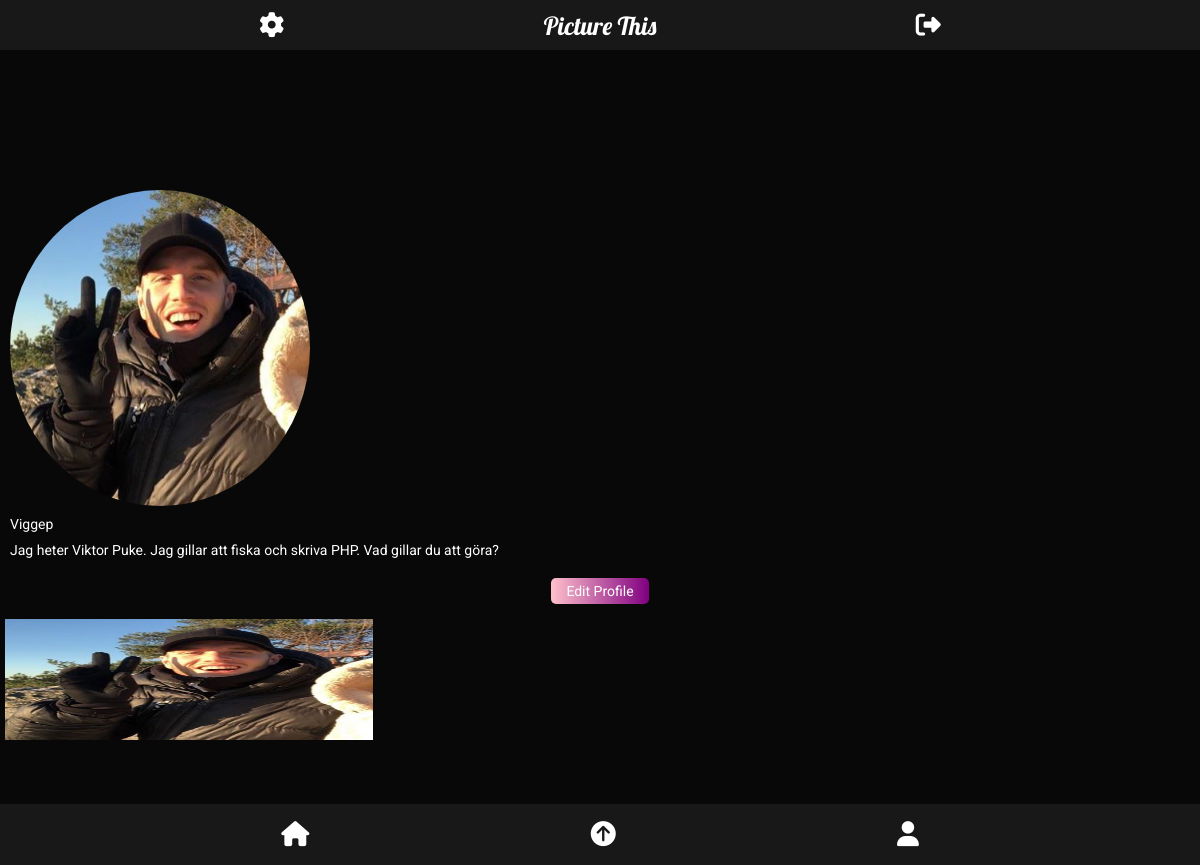
The app's page /profile.php (signed in) with its own data.
### tables this page shows
CREATE TABLE users (
id INTEGER PRIMARY KEY,
fullname VARCHAR,
username VARCHAR,
email VARCHAR,
password VARCHAR,
profileimage VARCHAR,
biography VARCHAR);

CREATE TABLE posts (
id integer primary KEY
autoincrement,
postImage VARCHAR,
postContent VARCHAR,
createdAt VARCHAR,
userId INTEGER
);

### app/functions.php (called while the page is built, shortened)
<?php
function isLoggedIn(): bool
{
    return isset($_SESSION['user']);
}
function getUserById(int $id, object $pdo): array
{
    $statement = $pdo->prepare('SELECT * FROM users WHERE id = :id');
    $statement->bindParam(':id', $id, PDO::PARAM_STR);
    $statement->execute();
    $user = $statement->fetch(PDO::FETCH_ASSOC);
    if ($user) {
        return $user;
    }
    return $user = [];
}
function getPostsByUser(int $id, object $pdo): array
{
    $statement = $pdo->prepare('SELECT * FROM posts WHERE userId = :userId');
    $statement->bindParam(':userId', $id, PDO::PARAM_INT);
    $statement->execute();
    $posts = $statement->fetchAll(PDO::FETCH_ASSOC);
    return $posts;
}

### app/config.php (called while the page is built, shortened)
<?php
return [
    'title' => 'Picture This',
    'database_path' => sprintf('sqlite:%s/database/database.db', __DIR__),
];

### app/autoload.php (called while the page is built, shortened)
<?php
require __DIR__.'/functions.php';
$config = require __DIR__.'/config.php';

### profile.php (the view, shortened to what this page needs)
<?php require __DIR__ . '/views/header.php'; ?>
<?php $user = getUserById($_SESSION['user']['id'], $pdo); ?>
<?php $id = (int) $_SESSION['user']['id']; ?>
<?php $posts = getPostsByUser($id, $pdo); ?>
<section class="profile-page">
    <div class="profile-info">
        <div class="profile-image">
            <?php if (isLoggedIn()) : ?>
                <img class="profile-image-src" src="<?= 'app/users/images/' . $user['profileimage'] ?>" alt="Profile-image">
            <?php endif; ?>
        </div>
        <p class=> <?php echo $user['username'] ?></p>
        <div class="biography-profile-page">
            <?php if (isLoggedIn()) : ?>
                <p><?php echo $user['biography']; ?></p>
            <?php endif; ?>
        </div>
    </div>
    <button class="submit-button"><a href="settings.php">Edit Profile</a></button>
    <?php if (isLoggedIn()) : ?>
        <div class="profileWrapper">
            <?php foreach ($posts as $post) : ?>
                <img data-id="<?= $post['id'] ?>" class="profilePostSrc" src="<?= 'app/posts/uploads/' . $post['postImage'] ?>" alt="">
            <?php endforeach; ?>
        </div>
    <?php endif; ?>
</section>
<?php require __DIR__ . '/views/footer.php'; ?>

### views/header.php (shortened to what this page needs)
<?php
require __DIR__ . '/../app/autoload.php';
?>
<!DOCTYPE html>
<html lang="en">
<head>
    <link rel="stylesheet" href="/assets/styles/main.css">
    <link rel="stylesheet" href="/assets/styles/profile.css">
    <link rel="stylesheet" href="/assets/styles/footer.css">
    <link rel="stylesheet" href="/assets/styles/navigation.css">
    <link rel="stylesheet" href="/assets/styles/loginpage.css">
    <link rel="stylesheet" href="/assets/styles/feed.css">
    <link rel="stylesheet" href="/assets/styles/buttons.css">
    <link rel="stylesheet" href="/assets/styles/settings.css">
    <link rel="stylesheet" href="/assets/styles/upload.css">
    <link rel="stylesheet" href="/assets/styles/register.css">
</head>
<body>
    <?php require __DIR__ . '/navigation.php'; ?>

### views/navigation.php
<?php if (isLoggedIn()) : ?>
    <nav>
        <ul>
            <li class="nav-item">
                <a class="nav-link<?php echo $_SERVER['SCRIPT_NAME'] === '/settings.php' ? 'active' : ''; ?>" href="/settings.php"><i class="fas fa-cog"></i></a>
            </li>
            <li class="nav-item">
                <a class="navbar-brand" href="/index.php"><?php echo $config['title']; ?></a>
            </li>
            <li class="nav-item">
                <a class="nav-link" href="/app/users/logout.php"><i class="fas fa-sign-out-alt"></i></a>
            </li>
        </ul>
    </nav>
<?php else : ?>
    <nav class="navbar">
        <a class="navbar-brand" href="#"><?php echo $config['title']; ?></a>
    </nav>
<?php endif; ?>

### views/footer.php (shortened to what this page needs)
<footer>
    <section class="footer">
        <a class="icons" href="index.php"><i class="fas fa-home"></i></a>
        <a class="icons" href="upload.php"><i class="fas fa-arrow-circle-up"></i></a>
        <a class="icons" href="profile.php"><i class="fas fa-user"></i></a>
    </section>
</footer>
</body>
</html>

### assets/styles/main.css (style rules this page uses)
* { margin: 0; padding: 0; box-sizing: border-box; font-size: 14px; font-family: "Roboto", sans-serif; }
body { width: 100vw; display: flex; flex-direction: column; align-items: center; justify-content: center; background-color: #080808; color: white; }
section { width: 100%; display: flex; flex-direction: column; align-items: center; justify-content: center; }

### assets/styles/profile.css (style rules this page uses)
.profile-page { width: 100%; margin-top: 15%; display: flex; justify-content: flex-start; }
.profile-image-src { width: 25%; margin: 0 10px; border-radius: 50%; display: flex; }
.biography-profile-page { width: 80%; }
.profilePostSrc { width: calc(92% / 3); margin: 5px; height: 121px; }
.profileWrapper { width: 100vw; display: flex; flex-direction: row; flex-wrap: wrap; margin-bottom: 10%; margin-top: 10px; }
.profile-info { margin: 10px; width: 100%; }
.profile-info p { margin: 10px 10px; }

### assets/styles/footer.css (style rules this page uses)
footer { width: 100%; }
.footer { width: 100%; height: 7%; display: flex; flex-direction: row; justify-content: space-evenly; background-color: #181818; position: fixed; bottom: 0; }
a { color: white; }
a:link { text-decoration: none; }
i { font-size: 25px; color: white; }

### assets/styles/navigation.css (style rules this page uses)
nav { width: 100%; height: 50px; position: fixed; top: 0; }
ul { display: flex; flex-direction: row; justify-content: space-evenly; align-items: center; height: 50px; background-color: #181818; }
li { list-style-type: none; }
.navbar-brand { font-family: "Lobster", cursive; font-size: 25px; font-weight: 300; }

### assets/styles/buttons.css (style rules this page uses)
.submit-button { padding: 5px 15px; background: #800080; background: -webkit-linear-gradient(to right, #ffc0cb, #800080); background: linear-gradient(to right, #ffc0cb, #800080); color: white; border: 0 none; cursor: pointer; -webkit-border-radius: 5px; border-radius: 5px; }

### records on screen
users: profileimage (picture), username "Viggep", biography "Jag heter Viktor Puke. Jag gillar att fiska och skriva PHP. Vad gillar du att göra?"
posts: postImage (picture)

### other values on screen
$config['title'] "Picture This"
